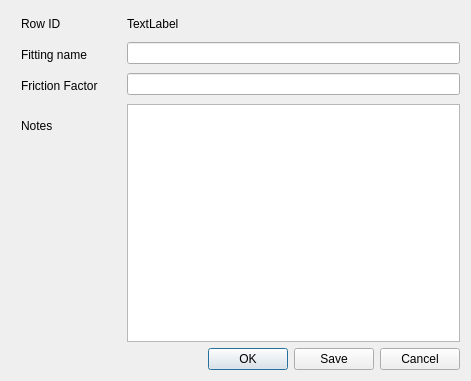
<?xml version="1.0" encoding="UTF-8"?>
<ui version="4.0">
 <class>one_record</class>
 <widget class="QWidget" name="one_record">
  <property name="windowModality">
   <enum>Qt::ApplicationModal</enum>
  </property>
  <property name="geometry">
   <rect>
    <x>0</x>
    <y>0</y>
    <width>471</width>
    <height>381</height>
   </rect>
  </property>
  <property name="windowTitle">
   <string>One_Record</string>
  </property>
  <layout class="QVBoxLayout" name="verticalLayout">
   <item>
    <layout class="QFormLayout" name="formLayout">
     <property name="leftMargin">
      <number>10</number>
     </property>
     <item row="0" column="0">
      <widget class="QLabel" name="label_1">
       <property name="minimumSize">
        <size>
         <width>100</width>
         <height>25</height>
        </size>
       </property>
       <property name="text">
        <string>Row ID</string>
       </property>
      </widget>
     </item>
     <item row="0" column="1">
      <widget class="QLabel" name="label_show_id">
       <property name="text">
        <string>TextLabel</string>
       </property>
      </widget>
     </item>
     <item row="1" column="0">
      <widget class="QLabel" name="label_2">
       <property name="minimumSize">
        <size>
         <width>100</width>
         <height>25</height>
        </size>
       </property>
       <property name="text">
        <string>Fitting name</string>
       </property>
      </widget>
     </item>
     <item row="1" column="1">
      <widget class="QLineEdit" name="line_edit_fitting_name"/>
     </item>
     <item row="2" column="0">
      <widget class="QLabel" name="label_3">
       <property name="minimumSize">
        <size>
         <width>100</width>
         <height>25</height>
        </size>
       </property>
       <property name="text">
        <string>Friction Factor</string>
       </property>
      </widget>
     </item>
     <item row="2" column="1">
      <widget class="QLineEdit" name="line_edit_fitting_friction_factor"/>
     </item>
     <item row="3" column="0">
      <widget class="QLabel" name="label_4">
       <property name="minimumSize">
        <size>
         <width>100</width>
         <height>25</height>
        </size>
       </property>
       <property name="text">
        <string>Notes</string>
       </property>
      </widget>
     </item>
     <item row="3" column="1">
      <widget class="QPlainTextEdit" name="plain_text_edit_notes"/>
     </item>
    </layout>
   </item>
   <item>
    <widget class="QDialogButtonBox" name="buttonBox">
     <property name="standardButtons">
      <set>QDialogButtonBox::Cancel|QDialogButtonBox::Ok|QDialogButtonBox::Save</set>
     </property>
    </widget>
   </item>
  </layout>
 </widget>
 <resources/>
 <connections/>
</ui>
